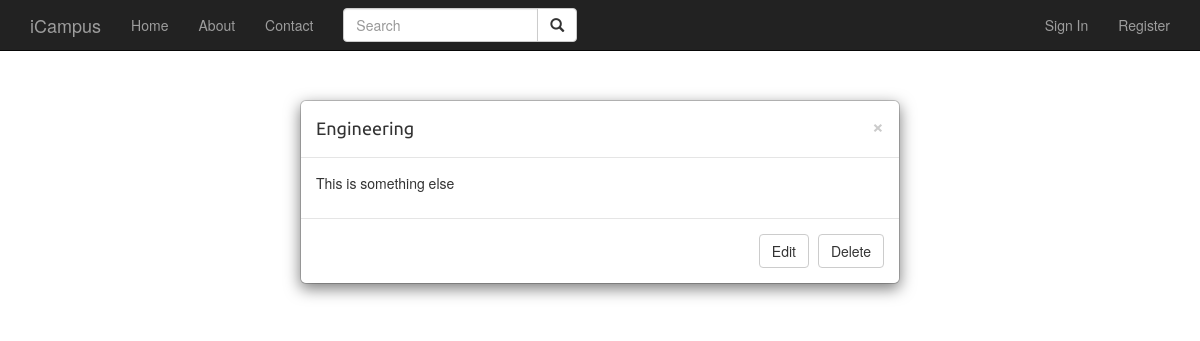
Page /cms/cat/2 on the earlier database version.
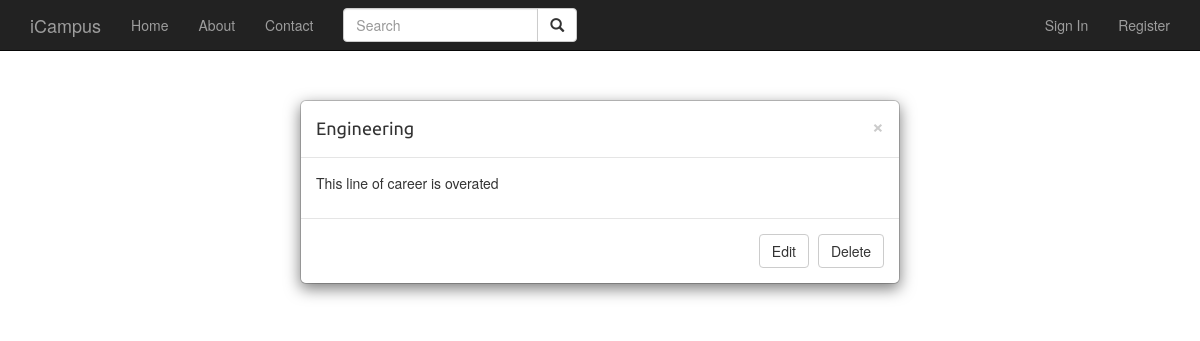
Same page on the later database version.
### app/models.py (models this page shows, shortened)
class Category(db.Model):
    __tablename__ = 'categories'
    id = db.Column(db.Integer, primary_key=True)
    name = db.Column(db.String(64))
    overview = db.Column(db.Text)
    careers = db.relationship('Career', backref='category', lazy='dynamic')

### app/main/views.py (the view)
@main.route('/cms/cat/<int:id>')
def ret_cat(id):
    category = Category.query.filter_by(id=id).first()
    return render_template('cms_cat_detail.html', category=category)

### app/main/__init__.py (called while the page is built)
@main.app_context_processor
def inject_permissions():
    return dict(Permission=Permission)

### app/models.py (called while the page is built)
    def can(self, permissions):
        return False

### app/templates/cms_cat_detail.html (shortened to what this page needs)
{% extends 'base.html' %}
{% block page_content %}
<div class="modal-dialog" role="document">
        <div class="modal-content">
            <div class="modal-header">
                <button type="button" class="close" data-dismiss="modal" aria-label="Close"><span aria-hidden="true">&times;</span></button>
                <h4 class="modal-title" id="myModalLabel">{{ category.name }}</h4>
           </div>
        <div class="modal-body">
			<p>{{ category.overview }}</p>
        </div>
        <div class="modal-footer">
            <a href="{{ url_for('main.edit_cat', id=category.id) }}" type="button" class="btn btn-default" data-dismiss="modal">Edit</a>
            <a href="{{ url_for('main.delete_cat', id=category.id) }}" type="button" class="btn btn-default" data-dismiss="modal">Delete</a>
        </div>
    </div>
</div>
{% endblock %}

Differences in the rows shown:
changed Category "Engineering": overview "This is something else" → "This line of career is overated"
